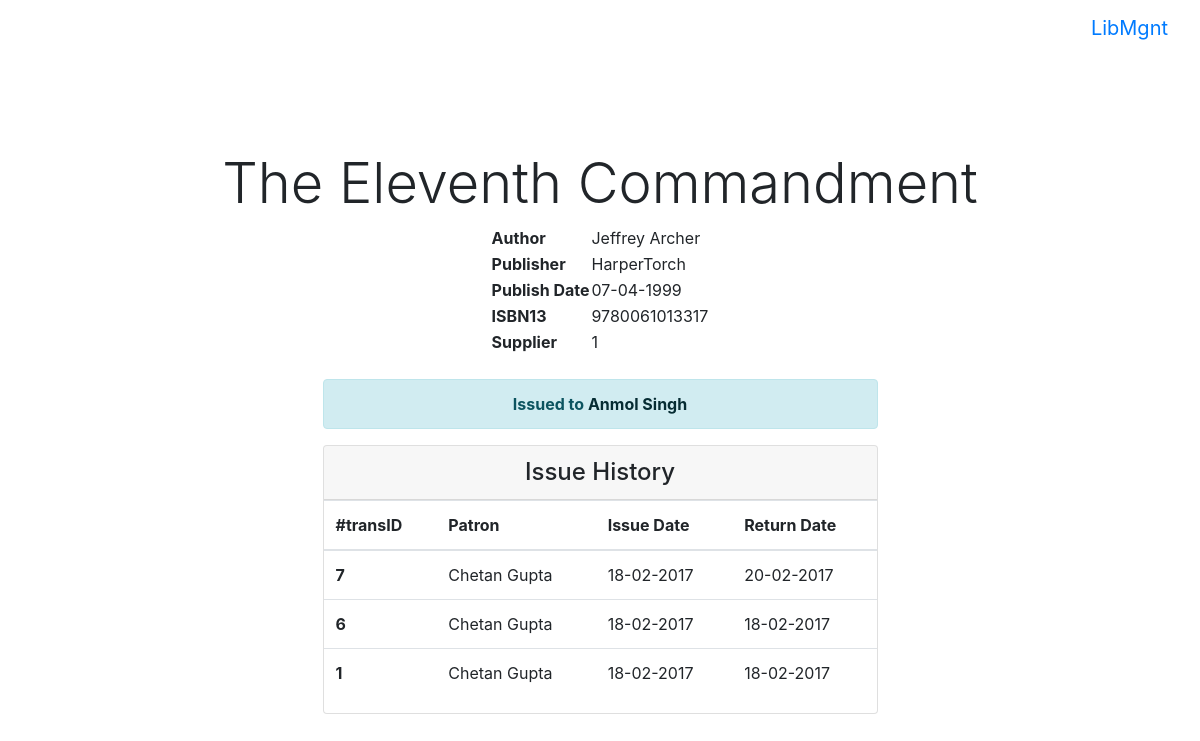
The app's page /book/1 (signed in) with its own data.
### tables this page shows
CREATE TABLE "book" (
	`id`	INTEGER PRIMARY KEY AUTOINCREMENT,
	`title`	VARCHAR(50) NOT NULL,
	`author`	VARCHAR(50) NOT NULL,
	`publishDate`	DATE,
	`publisher`	VARCHAR(50),
	`isbn13`	VARCHAR(13) UNIQUE,
	`supplierID`	INTEGER,
	FOREIGN KEY(`supplierID`) REFERENCES supplier ( id )
);

CREATE TABLE patron(
	id INTEGER PRIMARY KEY AUTOINCREMENT,
	cardNum INTEGER UNIQUE,
	name VARCHAR(50),
	dob DATE,
	doj DATE,
	address TEXT,
	phone VARCHAR(10),
	borrowLimit INTEGER DEFAULT 2);

CREATE TABLE issue_history(
	transID INTEGER PRIMARY KEY,
	bookID INTEGER,
	patronID INTEGER,
	issuedbyID INTEGER,
	returnedtoID INTEGER,
	issueDate DATE,
	returnDate DATE,
	lateFees INTEGER,
	FOREIGN KEY (bookID) REFERENCES book(id),
	FOREIGN KEY (patronID) REFERENCES patron(id),
	FOREIGN KEY (issuedbyID) REFERENCES librarian(id),
	FOREIGN KEY (returnedtoID) REFERENCES librarian(id));

### server.py (the view)
@app.route("/book/<int:bookID>")
@login_required
def bookInfo(bookID):
	payload = {}
	book_exists = db_util.getBookExistence(bookID)
	payload["book_exists"] = book_exists
	if book_exists is True:
		payload['book_info'] = db_util.queryBook({"id":bookID})[0]
		payload['book_status'] = db_util.getBookStatus(bookID)
		payload['issue_history'] = db_util.queryIssueHistoryByBook(bookID)
		payload['issued_to'] = db_util.queryIssueByBook(bookID,patron=True)
	return render_template("bookinfo.html", payload=payload)

### db_util.py (called while the page is built)
def queryIssueByBook(bookID, patron=False):
	try:
		if patron:
			cursor.execute('''
				SELECT transID,bookID,patronID,librarianID,issueDate,name
				FROM issue,patron
				WHERE patronID=patron.id AND bookID=?;''',(bookID, ))
		else:
			cursor.execute('''SELECT * FROM issue WHERE bookID=?''', (bookID, ))
		issue = cursor.fetchone()
		return issue
	except Exception as e:
		print(e)
		return None

def queryIssueHistoryByBook(bookID):
	try:
		cursor.execute('''SELECT transID,patronID,name,issueDate,returnDate
			FROM issue_history,patron
			WHERE patronID=patron.id AND bookID=?
			ORDER BY returnDate DESC, transID DESC;''', (bookID, ))
		issue_history = cursor.fetchall()
		return issue_history
	except Exception as e:
		print(e)
		return None

def getBookStatus(bookID):
	try:
		cursor.execute('''SELECT COUNT(*) FROM issue WHERE bookID=?''', (bookID, ))
		flag = cursor.fetchone()
		return flag[0] == 0
	except Exception as e:
		print(e)
		return None

def getBookExistence(bookID):
	try:
		cursor.execute('''SELECT COUNT(*) FROM book WHERE id=?''', (bookID,))
		flag = cursor.fetchone()
		return flag[0] == 1
	except Exception as e:
		print(e)
		return None

### librarian.py (called while the page is built)
	def get(self, username):
		try:
			cursor.execute('''SELECT * FROM librarian WHERE username=:username''', (username, ))
			librarian = cursor.fetchone()
			self.librarianID = librarian[0]
			self.username = librarian[1]
			self.password = librarian[2]
			self.authenticated = False
			return self
		except Exception as e:
			print(e)
			return None

### server.py (called while the page is built)
@login_manager.user_loader
def user_loader(username):
	return Librarian().get(username)

### templates/bookinfo.html (shortened to what this page needs)
{% extends "base.html" %}
{% block body %}
{% if payload.book_exists %}
<div class="container-fluid" style="padding-top: 70px;">
	<h3 class="display-4 text-center">{{payload.book_info[1]}}</h3>
	<table align="center">
		<tbody>
			<tr>
				<th scope="row">Author</th>
				<td>{{payload.book_info[2]}}</td>
			</tr>
			<tr>
				<th scope="row">Publisher</th>
				<td>{{payload.book_info[4]}}</td>
			</tr>
			<tr>
				<th scope="row">Publish Date</th>
				<td>{{payload.book_info[3]}}</td>
			</tr>
			<tr>
				<th scope="row">ISBN13</th>
				<td>{{payload.book_info[5]}}</td>
			</tr>
			<tr>
				<th scope="row">Supplier</th>
				<td>{{payload.book_info[6]}}</td>
			</tr>
		</tbody>
	</table>
	<br>
	<div class="container col-sm-6 text-center">
	{% if payload.book_status %}
	<div class="alert alert-success" role="alert">
		<strong>Available</strong>
	</div>
	{% else %}
	<div class="alert alert-info" role="alert">
		<strong>Issued to </strong> <a href="/patron/{{payload.issued_to[2]}}" class="alert-link">{{payload.issued_to[5]}}</a>
	</div>
	{% endif %}
	</div>
	<div class="col-sm-6 container">
			<div class="card card-outline-primary">
				<h4 class="card-header text-center card-outline-primary">
					Issue History
				</h4>
				<div class="card-block table-responsive">
					<table class="table table-hover">
						<thead>
							<tr>
							<th>#transID</th>
								<th>Patron</th>
								<th>Issue Date</th>
								<th>Return Date</th>
							</tr>
						</thead>
						<tbody>
							{% for issue in payload.issue_history %}
							<tr>
								<th scope="row">{{issue[0]}}</th>
								<td>{{issue[2]}}</td>
								<td>{{issue[3]}}</td>
								<td>{{issue[4]}}</td>
							</tr>
							{% endfor %}
						</tbody>
					</table>
				</div>
			</div>
		</div>
</div>
<br><br>
{% else %}
<div class="container text-center" style="padding-top: 100px;">
<div class="alert alert-danger" role="alert">
  <strong>Oh snap!</strong> Book does not exist.
</div>
</div>
{% endif %}
{% endblock %}

### static/css/base.css (style rules this page uses)
body { padding-top: 5rem; }

### records on screen
book: title "The Eleventh Commandment", author "Jeffrey Archer", publisher "HarperTorch", publishDate "07-04-1999", isbn13 "9780061013317", supplierID "1"
patron: name "Anmol Singh"
issue_history: transID "7", name "Chetan Gupta", issueDate "18-02-2017", returnDate "20-02-2017"
issue_history: transID "6", name "Chetan Gupta", issueDate "18-02-2017", returnDate "18-02-2017"
issue_history: transID "1", name "Chetan Gupta", issueDate "18-02-2017", returnDate "18-02-2017"
